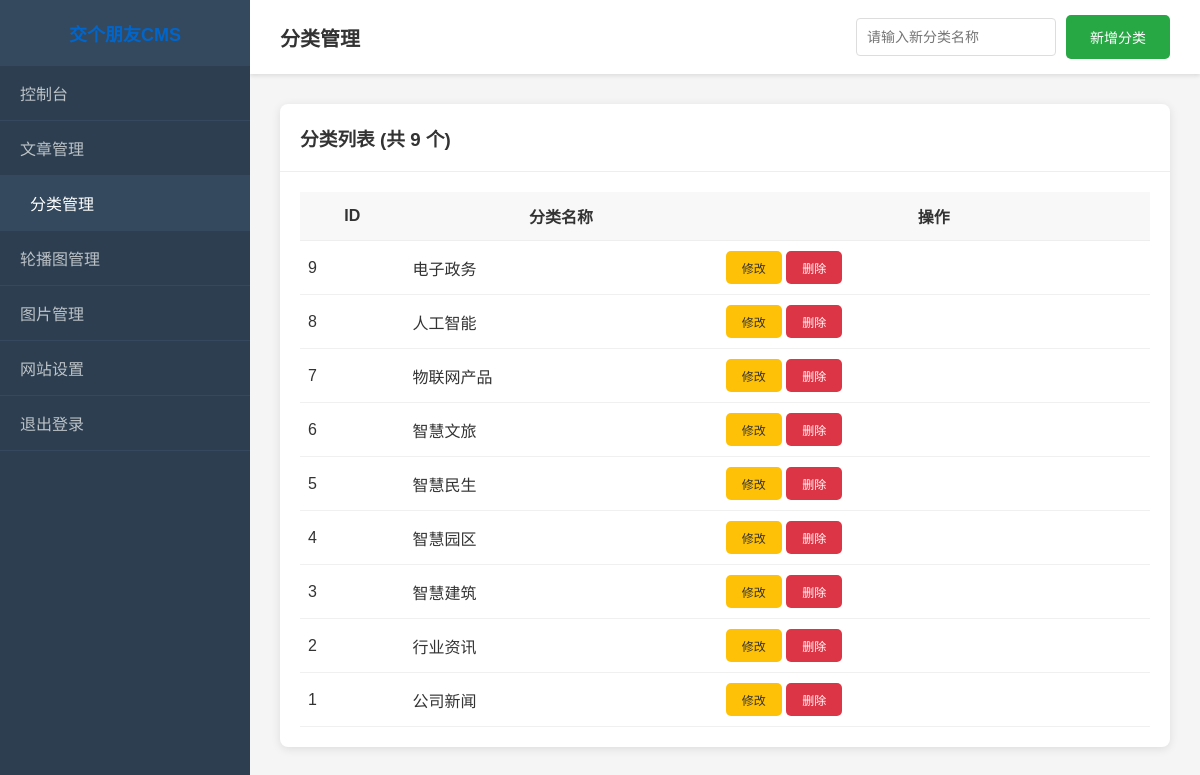
The app's page /admin/categories.php (signed in) with its own data.
### tables this page shows
CREATE TABLE `categories` (
  `id` int(11) NOT NULL AUTO_INCREMENT,
  `name` varchar(100) NOT NULL COMMENT '分类名称',
  `slug` varchar(100) NOT NULL COMMENT '分类别名',
  `type` varchar(20) NOT NULL COMMENT '分类类型 news-新闻 solution-解决方案 product-产品',
  `sort_order` int(11) DEFAULT 0 COMMENT '排序',
  `status` tinyint(1) DEFAULT 1 COMMENT '状态 1-启用 0-禁用',
  `created_at` timestamp DEFAULT CURRENT_TIMESTAMP,
  `updated_at` timestamp DEFAULT CURRENT_TIMESTAMP ON UPDATE CURRENT_TIMESTAMP,
  PRIMARY KEY (`id`),
  UNIQUE KEY `slug` (`slug`)
);

### includes/Database.php (called while the page is built, shortened)
<?php
class Database {
    private static $instance = null;
    private $connection;
    private function __construct() {
        try {
            $dsn = "mysql:host=" . DB_HOST . ";dbname=" . DB_NAME . ";charset=utf8mb4";
            $this->connection = new PDO($dsn, DB_USER, DB_PASS);
            $this->connection->setAttribute(PDO::ATTR_ERRMODE, PDO::ERRMODE_EXCEPTION);
            $this->connection->setAttribute(PDO::ATTR_DEFAULT_FETCH_MODE, PDO::FETCH_ASSOC);
        } catch(PDOException $e) {
            die("数据库连接失败: " . $e->getMessage());
        }
    }
    public static function getInstance() {
        if (self::$instance === null) {
            self::$instance = new self();
        }
        return self::$instance;
    }
    public function query($sql, $params = []) {
        try {
            $stmt = $this->connection->prepare($sql);
            $stmt->execute($params);
            return $stmt;
        } catch(PDOException $e) {
            throw new Exception("查询执行失败: " . $e->getMessage());
        }
    }
    public function fetchAll($sql, $params = []) {
        $stmt = $this->query($sql, $params);
        return $stmt->fetchAll();
    }
}
?>

### admin/categories.php (the view, shortened to what this page needs)
<?php
require_once '../includes/Database.php';
$db = Database::getInstance();
$categories = $db->fetchAll('SELECT * FROM categories ORDER BY id DESC');
?>
<!DOCTYPE html>
<html lang="zh-CN">
<head>
    <link rel="stylesheet" href="../assets/css/admin.css">
</head>
<body>
    <div class="admin-container">
        <aside class="sidebar">
            <div class="sidebar-header">
                <h3>交个朋友CMS</h3>
            </div>
            <ul class="sidebar-menu">
                <li><a href="index.php">控制台</a></li>
                <li><a href="articles.php">文章管理</a></li>
                <li><a href="categories.php" class="active">分类管理</a></li>
                <li><a href="sliders.php">轮播图管理</a></li>
                <li><a href="media.php">图片管理</a></li>
                <li><a href="settings.php">网站设置</a></li>
                <li><a href="logout.php">退出登录</a></li>
            </ul>
        </aside>
        <main class="main-content">
            <header class="header">
                <h1 class="header-title">分类管理</h1>
                <div class="header-actions">
                    <form method="post" style="display:flex;gap:10px;align-items:center;">
                        <input type="text" name="name" class="form-control" placeholder="请输入新分类名称" required style="max-width:200px;">
                        <button type="submit" class="btn btn-success">新增分类</button>
                    </form>
                </div>
            </header>
            <div class="content">
                <div class="card">
                    <div class="card-header">
                        <h3>分类列表 (共 <?php echo count($categories); ?> 个)</h3>
                    </div>
                    <div class="card-body">
                        <table style="width:100%;border-collapse:collapse;">
                            <tr style="background:#f8f8f8;">
                                <th style="padding:12px 8px;border-bottom:1px solid #eee;">ID</th>
                                <th style="padding:12px 8px;border-bottom:1px solid #eee;">分类名称</th>
                                <th style="padding:12px 8px;border-bottom:1px solid #eee;">操作</th>
                            </tr>
                            <?php foreach ($categories as $cat): ?>
                            <tr>
                                <td style="padding:10px 8px;border-bottom:1px solid #f0f0f0;"><?= htmlspecialchars($cat['id']) ?></td>
                                <td style="padding:10px 8px;border-bottom:1px solid #f0f0f0;"><?= htmlspecialchars($cat['name']) ?></td>
                                <td style="padding:10px 8px;border-bottom:1px solid #f0f0f0;">
                                    <button type="button" class="btn btn-warning btn-sm" onclick="editCategory(<?= $cat['id'] ?>, '<?= htmlspecialchars($cat['name'], ENT_QUOTES) ?>')">修改</button>
                                    <button type="button" class="btn btn-danger btn-sm" onclick="deleteCategory(<?= $cat['id'] ?>)">删除</button>
                                </td>
                            </tr>
                            <?php endforeach; ?>
                        </table>
                    </div>
                </div>
            </div>
        </main>
    </div>
</body>
</html>

### assets/css/admin.css (style rules this page uses)
* { margin: 0; padding: 0; box-sizing: border-box; }
body { font-family: 'Microsoft YaHei', Arial, sans-serif; background-color: #f5f5f5; color: #333; }
.form-control { width: 100%; padding: 12px; border: 1px solid #ddd; border-radius: 5px; font-size: 14px; transition: border-color 0.3s; }
.btn { display: inline-block; padding: 12px 24px; background: #0066cc; color: white; text-decoration: none; border: none; border-radius: 5px; cursor: pointer; font-size: 14px; transition: background 0.3s; text-align: center; }
.btn-success { background: #28a745; }
.btn-danger { background: #dc3545; }
.btn-warning { background: #ffc107; color: #333; }
.btn-sm { padding: 8px 16px; font-size: 12px; }
.admin-container { display: flex; min-height: 100vh; }
.sidebar { width: 250px; background: #2c3e50; color: white; position: fixed; height: 100vh; overflow-y: auto; }
.sidebar-header { padding: 20px; background: #34495e; text-align: center; }
.sidebar-header h3 { color: #0066cc; font-size: 18px; }
.sidebar-menu { list-style: none; padding: 0; }
.sidebar-menu li { border-bottom: 1px solid #34495e; }
.sidebar-menu li a { display: block; padding: 15px 20px; color: #bdc3c7; text-decoration: none; transition: all 0.3s; }
.sidebar-menu li a:hover, .sidebar-menu li a.active { background: #34495e; color: white; padding-left: 30px; }
.main-content { flex: 1; margin-left: 250px; padding: 0; }
.header { background: white; padding: 15px 30px; box-shadow: 0 2px 4px rgba(0,0,0,0.1); display: flex; justify-content: space-between; align-items: center; }
.header-title { font-size: 20px; color: #333; }
.header-actions { display: flex; align-items: center; gap: 15px; }
.content { padding: 30px; }
.card { background: white; border-radius: 8px; box-shadow: 0 2px 10px rgba(0,0,0,0.1); margin-bottom: 20px; }
.card-header { padding: 20px; border-bottom: 1px solid #eee; font-weight: 600; color: #333; }
.card-body { padding: 20px; }
.form-control { width: 100%; padding: 10px; border: 1px solid #ddd; border-radius: 4px; font-size: 14px; }

### records on screen
categories: id "9", name "电子政务"
categories: id "8", name "人工智能"
categories: id "7", name "物联网产品"
categories: id "6", name "智慧文旅"
categories: id "5", name "智慧民生"
categories: id "4", name "智慧园区"
categories: id "3", name "智慧建筑"
categories: id "2", name "行业资讯"
categories: id "1", name "公司新闻"

### other values on screen
count($categories) "9"
